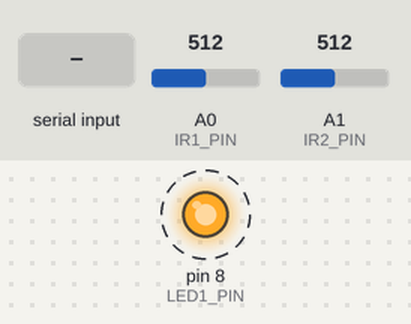
This sketch was run on a simulated Arduino Uno, built with avr-gcc and run on an emulated ATmega328P. On the bench: output pins drawn as LEDs (lit = HIGH). Dashed ring = blinking. The test bench sets the inputs (shaded band); at power-on: A0 (IR1_PIN) = 512, A1 (IR2_PIN) = 512. What the sketch prints to the serial monitor is not drawn.

Above: at 1.2 s.
1.3 s: "Net\n" received over Serial
4.3 s: A0 (IR1_PIN) set to 318
7.3 s: A0 (IR1_PIN) set to 291
At 7.3 s:
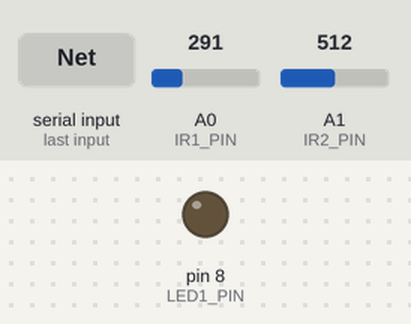
8.8 s: A0 (IR1_PIN) set to 306
At 9.28 s:
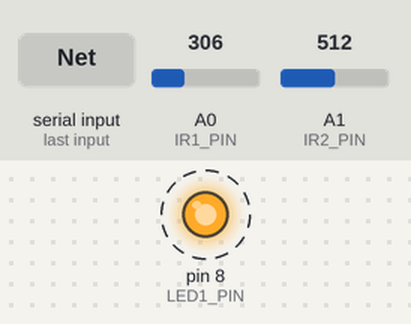
11.8 s: A0 (IR1_PIN) set to 290
At 13.0 s:
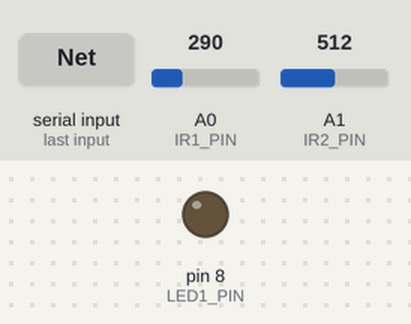
Timing chart, 0 to 14.3 s (numbered marks = the images above; inputs shaded):
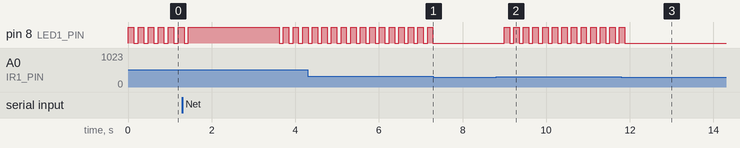

Measured:
- the behaviour switches between 301 and 300 on A0 (IR1_PIN) (found by bisection; images 0 and 1)
- after the input at 7.3 s, pin 8 (LED1_PIN): stops changing and stays LOW
- after the input at 8.8 s, pin 8 (LED1_PIN): alternates HIGH for 0.13 s and LOW for 0.10 s, starting after 0.20 s
- after the input at 11.8 s, pin 8 (LED1_PIN): goes on until 11.9 s, then stays LOW
- by itself, pin 8 (LED1_PIN): alternates HIGH for 0.13 s and LOW for 0.10 s

The sketch:

single_platform_system.ino
```cpp
#include <SoftwareSerial.h>
SoftwareSerial debugPort(2, 3);

// debug messages
// set as 1 so as to receive debug messages
// set as 0 to not receive debug messages
#define DEBUG 1

// estimated pallete weight threshold
// least weight of pallete set to 0 kg
#define WEIGHT_THRESH 0

// pallete detected when sensor analog reading is 400
// can be adjusted when calibrating system
#define DETECTION_THRESHOLD 300

//IR sensor pins
// IR1 & IR2 are on first weighing platform
// IR3, IR4 & IR5 are on the second weighing platform
#define IR1_PIN 0
#define IR2_PIN 1

//LED pins
#define LED1_PIN 8

// ENQ character
// should be followed by a <CR> character
#define ENQ 5

// decimal places
// how many decimal places to read
#define DP 1

//String for holding the incoming data
String incomingData = "";

// weight measurement data
float weight = 0;

//flags
boolean fullReadingTaken = false;

void setup() {
  // initialize serial communication.
  Serial.begin(9600);
  debugPort.begin(9600);
  // configure pins
  pinMode(LED1_PIN, OUTPUT);

  // intialize pin states

  digitalWrite(LED1_PIN, LOW);
}

void loop() {
  if(palleteOnPlatform(IR1_PIN, IR2_PIN)){
    digitalWrite(LED1_PIN, HIGH); // glow LED 1
    if(DEBUG)debugPort.println("Platform sensors triggered");
    if(!fullReadingTaken)requestWeight(); // ask for weight data from indicator 1
    if(Serial.available()&& !fullReadingTaken){ // measurement available and not previously taken
      incomingData = Serial.readString(); //  read incoming data

      if(DEBUG){
        debugPort.println("Reading Indicator 1");
        debugPort.println(incomingData);
      }

      weight = stringToFloat(incomingData);
      if(weight >= WEIGHT_THRESH){ // positive weight
        debugPort.println(weight);
        fullReadingTaken = true; // prevent same reading from being saved twice
      }
      delay(1000);
    }
  }
  clearFlags(); // clear the flags when pallete leaves weighing scale
  delay(100);
  digitalWrite(LED1_PIN, LOW); // turn off LED 1
  delay(100);
}

/*
 *  clear flags when pallete leaves scale
 */
void clearFlags(){
  if(analogRead(IR1_PIN) < DETECTION_THRESHOLD && analogRead(IR2_PIN) < DETECTION_THRESHOLD && fullReadingTaken){
    fullReadingTaken = false;
  }
}

/*
 * check status of IR sensors to determine if there is a pallete on the scale
 */
boolean palleteOnPlatform(int IR1, int IR2){
  if(analogRead(IR1) > DETECTION_THRESHOLD && analogRead(IR2) > DETECTION_THRESHOLD)return true;
  else return false;
}

/*
 * convert string to float
 */
float stringToFloat(String s){
  // prepare string by trimming off the unwanted characters
  s = s.substring(s.indexOf("Net") + 3, s.indexOf('.', s.indexOf("Net"))+(DP+1));
  s.trim(); // remove spaces

  String whole = ""; // holds whole part
  String decimal = ""; // holds decimal part
  float f = 0; // will hold the number

  if(s.indexOf('.')!= -1){
    whole = s.substring(0,s.indexOf('.')); // get whole number
    decimal = s.substring(s.indexOf('.')+ 1,s.indexOf('\n')); // get decimal
    f = stringtoInt(whole); // assign the whole part of the number to the float variable
    f += float(stringtoInt(decimal)) / float(pow(10,decimal.length())); // get decimal part
  }
  else{
    f = stringtoInt(s); // assign the whole part of the number to the float variable
  }
  return f;
}

/*
 * convert from string to int
 */
int stringtoInt(String buff){
  int r = 0;
  for (int i = 0; i < buff.length(); i++){
   r = (r*10) + (buff[i] - '0');
  }
  return r;
}
 /*
  * trigger the indicator to send weight data
  */
void requestWeight(){
  Serial.write(0x05);
  Serial.write(0x0D);
  delay(10); // short delay
}

/*
 * send difference to printer
 */
void printerOutput(int i){
  debugPort.print(weight);
}
```
